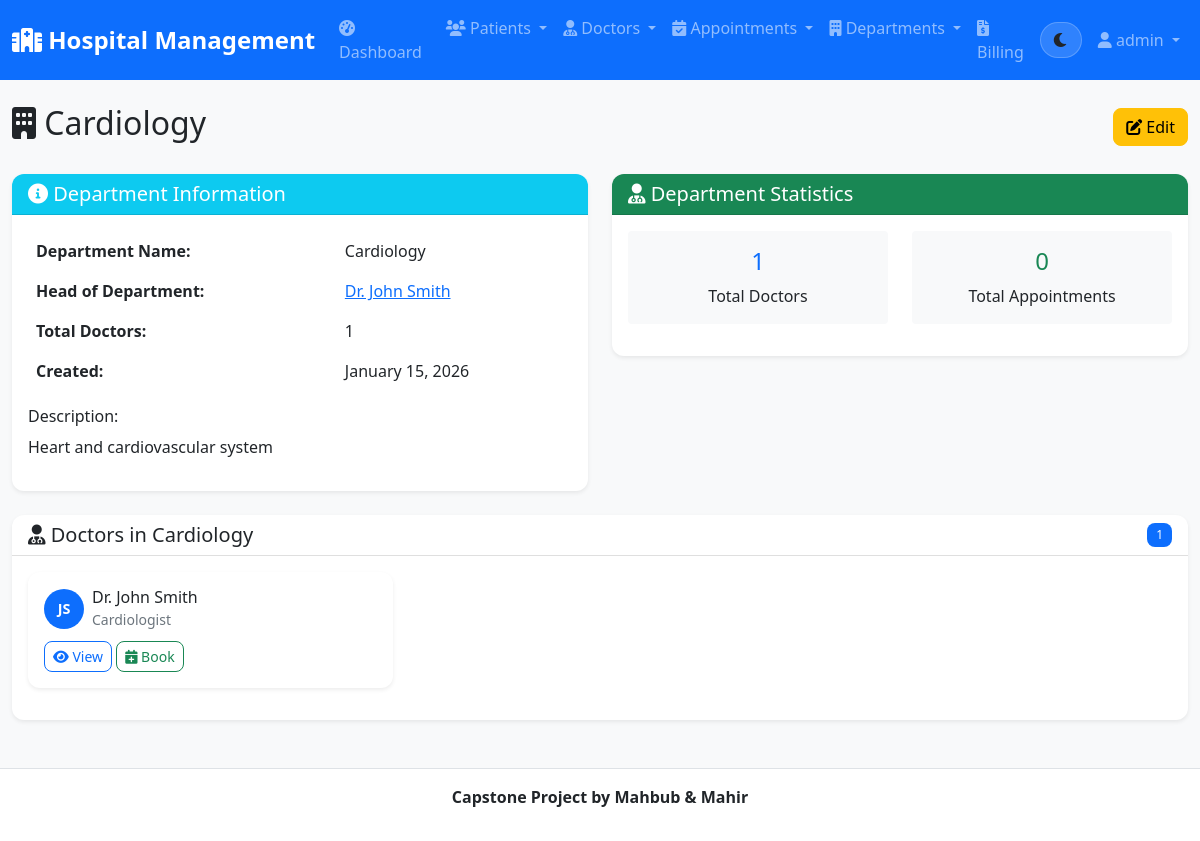
Page /departments/1/ (signed in) on the committed database.
### hospital_app/models.py (models this page shows, shortened)
class Department(models.Model):
    name = models.CharField(max_length=100, unique=True)
    description = models.TextField(blank=True)
    head_of_department = models.ForeignKey('Doctor', on_delete=models.SET_NULL, null=True, blank=True, related_name='headed_departments')
    created_at = models.DateTimeField(auto_now_add=True)

class Doctor(models.Model):
    GENDER_CHOICES = [
        ('M', 'Male'),
        ('F', 'Female'),
        ('O', 'Other'),
    ]
    first_name = models.CharField(max_length=50)
    last_name = models.CharField(max_length=50)
    email = models.EmailField(unique=True)
    phone = models.CharField(max_length=20)
    specialization = models.CharField(max_length=100)
    department = models.ForeignKey(Department, on_delete=models.CASCADE, related_name='doctors')
    license_number = models.CharField(max_length=50, unique=True)
    gender = models.CharField(max_length=1, choices=GENDER_CHOICES)
    qualification = models.CharField(max_length=200)
    experience_years = models.PositiveIntegerField()
    consultation_fee = models.DecimalField(max_digits=10, decimal_places=2)
    available_days = models.CharField(max_length=100, help_text="e.g., Monday, Tuesday, Wednesday")
    available_time = models.CharField(max_length=100, help_text="e.g., 9:00 AM - 5:00 PM")
    created_at = models.DateTimeField(auto_now_add=True)
    updated_at = models.DateTimeField(auto_now=True)
    @property
    def full_name(self):
        return f"Dr. {self.first_name} {self.last_name}"

### hospital_app/views.py (the view)
# urls.py: path('departments/<int:pk>/', views.department_detail, name='department_detail'),
@login_required
def department_detail(request, pk):
    department = get_object_or_404(Department, pk=pk)
    doctors = department.doctors.all()
    return render(request, 'hospital/department_detail.html', {'department': department, 'doctors': doctors})

### hospital/templates/hospital/department_detail.html (shortened to what this page needs)
{% extends 'base.html' %}
{% block content %}
<div class="d-flex justify-content-between align-items-center mb-4">
    <h2><i class="fas fa-building"></i> {{ department.name }}</h2>
    <div>
        <a href="{% url 'department_update' department.pk %}" class="btn btn-warning">
            <i class="fas fa-edit"></i> Edit
        </a>
    </div>
</div>
<div class="row">
    <div class="col-md-6">
        <div class="card">
            <div class="card-header bg-info text-white">
                <h5 class="mb-0">
                    <i class="fas fa-info-circle"></i> Department Information
                </h5>
            </div>
            <div class="card-body">
                <table class="table table-borderless">
                    <tr>
                        <td><strong>Department Name:</strong></td>
                        <td>{{ department.name }}</td>
                    </tr>
                    <tr>
                        <td><strong>Head of Department:</strong></td>
                        <td>
                            {% if department.head_of_department %}
                                <a href="{% url 'doctor_detail' department.head_of_department.pk %}">
                                    {{ department.head_of_department.full_name }}
                                </a>
                            {% else %}
                                <span class="text-muted">Not assigned</span>
                            {% endif %}
                        </td>
                    </tr>
                    <tr>
                        <td><strong>Total Doctors:</strong></td>
                        <td>{{ doctors.count }}</td>
                    </tr>
                    <tr>
                        <td><strong>Created:</strong></td>
                        <td>{{ department.created_at|date:"F d, Y" }}</td>
                    </tr>
                </table>
                {% if department.description %}
                <div class="mt-3">
                    <h6>Description:</h6>
                    <p>{{ department.description }}</p>
                </div>
                {% endif %}
            </div>
        </div>
    </div>
    <div class="col-md-6">
        <div class="card">
            <div class="card-header bg-success text-white">
                <h5 class="mb-0">
                    <i class="fas fa-user-md"></i> Department Statistics
                </h5>
            </div>
            <div class="card-body">
                <div class="row text-center">
                    <div class="col-6 mb-3">
                        <div class="stat-box bg-light p-3 rounded">
                            <h4 class="text-primary">{{ doctors.count }}</h4>
                            <p class="mb-0">Total Doctors</p>
                        </div>
                    </div>
                    <div class="col-6 mb-3">
                        <div class="stat-box bg-light p-3 rounded">
                            <h4 class="text-success">{{ total_appointments|default:0 }}</h4>
                            <p class="mb-0">Total Appointments</p>
                        </div>
                    </div>
                </div>
            </div>
        </div>
    </div>
</div>
<div class="row mt-4">
    <div class="col-12">
        <div class="card">
            <div class="card-header d-flex justify-content-between align-items-center">
                <h5 class="mb-0">
                    <i class="fas fa-user-md"></i> Doctors in {{ department.name }}
                </h5>
                <span class="badge bg-primary">{{ doctors.count }}</span>
            </div>
            <div class="card-body">
                {% if doctors %}
                <div class="row">
                    {% for doctor in doctors %}
                    <div class="col-md-6 col-lg-4 mb-3">
                        <div class="card h-100 shadow-sm">
                            <div class="card-body">
                                <div class="d-flex align-items-center mb-2">
                                    <div class="avatar-circle bg-primary text-white me-2">
                                        {{ doctor.first_name.0 }}{{ doctor.last_name.0 }}
                                    </div>
                                    <div>
                                        <h6 class="card-title mb-0">{{ doctor.full_name }}</h6>
                                        <small class="text-muted">{{ doctor.specialization }}</small>
                                    </div>
                                </div>
                                <div class="doctor-actions">
                                    <a href="{% url 'doctor_detail' doctor.pk %}" class="btn btn-sm btn-outline-primary">
                                        <i class="fas fa-eye"></i> View
                                    </a>
                                    <a href="{% url 'appointment_create' %}?doctor={{ doctor.pk }}" class="btn btn-sm btn-outline-success">
                                        <i class="fas fa-calendar-plus"></i> Book
                                    </a>
                                </div>
                            </div>
                        </div>
                    </div>
                    {% endfor %}
                </div>
                {% else %}
                <div class="text-center py-4">
                    <i class="fas fa-user-md fa-2x text-muted mb-2"></i>
                    <p class="text-muted">No doctors assigned to this department yet</p>
                </div>
                {% endif %}
            </div>
        </div>
    </div>
</div>
{% endblock %}

### hospital/templates/base.html (shortened to what this page needs)
<!DOCTYPE html>
<html lang="en" data-theme="light">
<head>
    <link href="https://cdn.jsdelivr.net/npm/bootstrap@5.1.3/dist/css/bootstrap.min.css" rel="stylesheet">
    <link href="https://cdnjs.cloudflare.com/ajax/libs/font-awesome/6.0.0/css/all.min.css" rel="stylesheet">
    {% load static %}
    <link rel="stylesheet" href="{% static 'css/style.css' %}">
</head>
<body>
    <nav class="navbar navbar-expand-lg navbar-dark bg-primary">
        <div class="container-fluid">
            <a class="navbar-brand" href="{% url 'home' %}">
                <i class="fas fa-hospital"></i> Hospital Management
            </a>
            <div class="collapse navbar-collapse" id="navbarNav">
                <ul class="navbar-nav me-auto">
                    {% if user.is_authenticated %}
                    <li class="nav-item">
                        <a class="nav-link" href="{% url 'dashboard' %}">
                            <i class="fas fa-tachometer-alt"></i> Dashboard
                        </a>
                    </li>
                    <li class="nav-item dropdown">
                        <a class="nav-link dropdown-toggle" href="#" id="patientsDropdown" role="button" data-bs-toggle="dropdown">
                            <i class="fas fa-users"></i> Patients
                        </a>
                    </li>
                    <li class="nav-item dropdown">
                        <a class="nav-link dropdown-toggle" href="#" id="doctorsDropdown" role="button" data-bs-toggle="dropdown">
                            <i class="fas fa-user-md"></i> Doctors
                        </a>
                    </li>
                    <li class="nav-item dropdown">
                        <a class="nav-link dropdown-toggle" href="#" id="appointmentsDropdown" role="button" data-bs-toggle="dropdown">
                            <i class="fas fa-calendar-check"></i> Appointments
                        </a>
                    </li>
                    <li class="nav-item dropdown">
                        <a class="nav-link dropdown-toggle" href="#" id="departmentsDropdown" role="button" data-bs-toggle="dropdown">
                            <i class="fas fa-building"></i> Departments
                        </a>
                    </li>
                    <li class="nav-item">
                        <a class="nav-link" href="{% url 'billing_list' %}">
                            <i class="fas fa-file-invoice-dollar"></i> Billing
                        </a>
                    </li>
                    {% endif %}
                </ul>
                <ul class="navbar-nav">
                    <li class="nav-item d-flex align-items-center me-2">
                        <button id="themeToggle" class="btn theme-toggle" type="button" aria-label="Toggle dark mode" title="Toggle theme">
                            <i id="themeIcon" class="fas fa-moon"></i>
                        </button>
                    </li>
                    {% if user.is_authenticated %}
                    <li class="nav-item dropdown">
                        <a class="nav-link dropdown-toggle" href="#" id="userDropdown" role="button" data-bs-toggle="dropdown">
                            <i class="fas fa-user"></i> {{ user.username }}
                        </a>
                    </li>
                    {% endif %}
                </ul>
            </div>
        </div>
    </nav>
    <main class="container-fluid mt-4">
        {% block content %}
        {% endblock %}
    </main>
    <footer class="text-center py-3 mt-5">
         <div class="container">
            <p><b>Capstone Project by Mahbub & Mahir</b></p>
        </div>
    </footer>
    {% load static %}
</body>
</html>

### hospital/static/css/style.css (style rules this page uses)
:root { --primary-color: #0d6efd; --secondary-color: #6c757d; --success-color: #198754; --info-color: #0dcaf0; --warning-color: #ffc107; --danger-color: #dc3545; --light-color: #f8f9fa; --dark-color: #212529; --bg: #f8f9fa; --bg-elevated: #ffffff; --text: #212529; --text-muted: #6c757d; --border: #dee2e6; --shadow: 0 0.125rem 0.25rem rgba(0, 0, 0, 0.075); --shadow-hover: 0 0.5rem 1rem rgba(0, 0, 0, 0.15); }
html, body { font-family: 'Segoe UI', Tahoma, Geneva, Verdana, sans-serif; background-color: var(--bg) !important; color: var(--text) !important; transition: background-color 320ms ease, color 320ms ease; }
.navbar-brand { font-weight: bold; font-size: 1.5rem; }
.navbar-nav .nav-link { font-weight: 500; transition: all 0.3s ease; }
.card { border: none; border-radius: 0.75rem; background-color: var(--bg-elevated); color: var(--text); box-shadow: var(--shadow); transition: all 0.3s ease; }
.card-body, .card-header, .card-footer { background-color: transparent; color: var(--text); }
.card-header { border-radius: 0.75rem 0.75rem 0 0 !important; font-weight: 600; }
.table { border-radius: 0.5rem; overflow: hidden; }
.table { color: var(--text); }
.btn { border-radius: 0.5rem; font-weight: 500; transition: all 0.3s ease; }
footer { background-color: var(--bg-elevated) !important; color: var(--text); border-top: 1px solid var(--border); }
.theme-toggle { width: 42px; height: 36px; border-radius: 999px; display: inline-flex; align-items: center; justify-content: center; background: rgba(255, 255, 255, 0.14); border: 1px solid rgba(255, 255, 255, 0.22); transition: transform 180ms ease, background-color 320ms ease, border-color 320ms ease; }
.text-muted { color: var(--text-muted) !important; }
.badge { font-weight: 500; padding: 0.5em 0.75em; border-radius: 0.5rem; }

### hospital/templates/hospital/department_detail.html (style rules this page uses)
.avatar-circle { width: 40px; height: 40px; border-radius: 50%; display: flex; align-items: center; justify-content: center; font-weight: bold; font-size: 0.9rem; }
.stat-box { transition: all 0.3s ease; }
.doctor-actions { margin-top: 10px; }

### rows in the picture
Department: name "Cardiology", head_of_department.full_name "Dr. John Smith", count "1", created_at "January 15, 2026", description "Heart and cardiovascular system"
Doctor: first_name.0 "J", last_name.0 "S", full_name "Dr. John Smith", specialization "Cardiologist"

### other values in the picture
{{ user.username }} "admin"
{{ doctors.count }} "1"
{{ total_appointments|default:0 }} "0"
